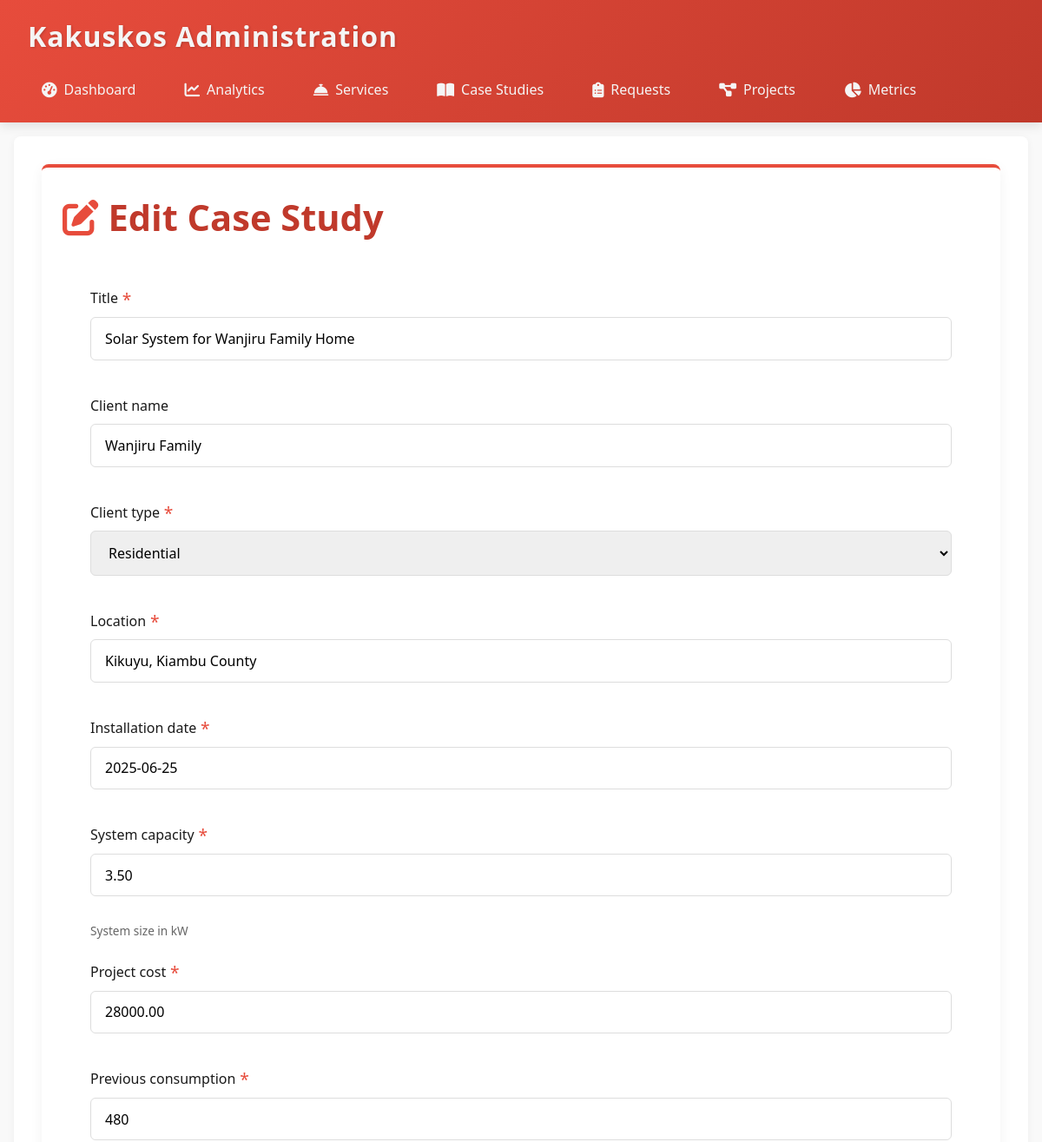
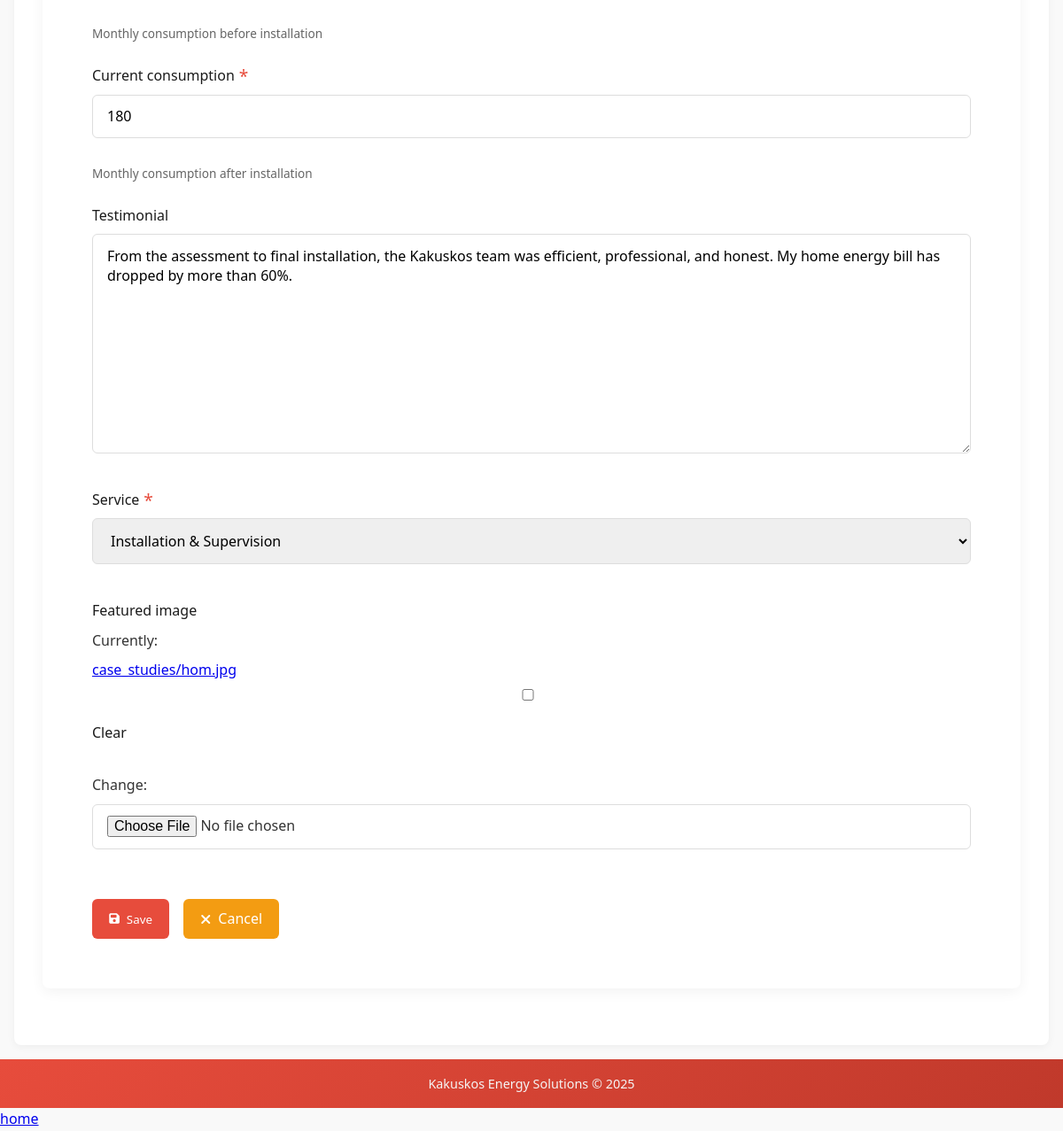
The page /adm/case-studies/edit/1/ (signed in) on the database its author committed (2 pictures, top to bottom).
### power/models.py (models this page shows, shortened)
class CaseStudy(models.Model):
    CLIENT_TYPES = [
        ("RES", "Residential"),
        ("COM", "Commercial"),
        ("IND", "Industrial"),
    ]
    title = models.CharField(max_length=200)
    client_name = models.CharField(max_length=100, blank=True)
    client_type = models.CharField(max_length=3, choices=CLIENT_TYPES)
    location = models.CharField(max_length=100)
    installation_date = models.DateField()
    system_capacity = models.DecimalField(
        max_digits=6, decimal_places=2, help_text="System size in kW"
    )
    project_cost = models.DecimalField(
        max_digits=10, decimal_places=2, validators=[MinValueValidator(0)]
    )
    previous_consumption = models.PositiveIntegerField(
        help_text="Monthly consumption before installation"
    )
    current_consumption = models.PositiveIntegerField(
        help_text="Monthly consumption after installation"
    )
    testimonial = models.TextField(blank=True)
    service = models.ForeignKey(
        Service, on_delete=models.CASCADE, related_name="case_studies"
    )
    featured_image = models.ImageField(upload_to="case_studies/", blank=True)

### power/views.py (the view)
# urls.py: path('adm/case-studies/edit/<int:pk>/', views.edit_case_study, name='edit_case_study'),
@login_required
def edit_case_study(request, pk):
    case_study = get_object_or_404(CaseStudy, pk=pk)
    if request.method == "POST":
        form = CaseStudyForm(request.POST, request.FILES, instance=case_study)
        if form.is_valid():
            form.save()
            AdminLog.objects.create(
                admin_user=request.user.username,
                action="EDIT",
                details=f"Edited case study: {case_study.title}",
            )
            return redirect("case_study_list")
    else:
        form = CaseStudyForm(instance=case_study)
    return render(
        request,
        "admin/edit_case_study.html",
        {"form": form, "title": "Edit Case Study"},
    )

### power/forms.py
class CaseStudyForm(forms.ModelForm):
    class Meta:
        model = CaseStudy
        fields = '__all__'

### power/models.py (called while the page is built)
    def __str__(self):
        return self.title

### power/templates/admin/edit_case_study.html (shortened to what this page needs)
{% extends "adbase.html" %}
{% block content %}
<div class="card">
    <div class="card-header">
        <h1><i class="fas fa-edit text-primary"></i> {{ title }}</h1>
    </div>
    <div class="form-container">
        <form method="post" enctype="multipart/form-data" class="prosperity-form">
            {% for field in form %}
            <div class="form-group {% if field.errors %}has-error{% endif %}">
                <label for="{{ field.id_for_label }}">
                    {{ field.label }}
                    {% if field.field.required %}<span class="required">*</span>{% endif %}
                </label>
                {{ field }}
                {% if field.help_text %}
                <div class="help-text">{{ field.help_text }}</div>
                {% endif %}
            </div>
            {% endfor %}
            <div class="form-actions">
                <button type="submit" class="btn btn-primary">
                    <i class="fas fa-save"></i> Save
                </button>
                <a href="{{ request.META.HTTP_REFERER|default:'javascript:history.back()' }}" class="btn btn-secondary">
                    <i class="fas fa-times"></i> Cancel
                </a>
            </div>
        </form>
    </div>
</div>
{% endblock %}

### power/templates/adbase.html (style rules this page uses)
:root { --primary: #E74C3C; --primary-dark: #C0392B; --secondary: #F39C12; --accent: #27AE60; --light: #FDEBD0; --dark: #1A1A1A; --success: #2ECC71; --warning: #F1C40F; --error: #E74C3C; --text: #333; --text-light: #F5F5F5; }
* { margin: 0; padding: 0; box-sizing: border-box; font-family: 'Segoe UI', Tahoma, Geneva, Verdana, sans-serif; }
body { background-color: #F9F9F9; color: var(--text); line-height: 1.6; min-height: 100vh; display: flex; flex-direction: column; }
.card { background: white; border-radius: 8px; box-shadow: 0 4px 15px rgba(0, 0, 0, 0.05); padding: 1.5rem; margin-bottom: 2rem; border-top: 4px solid var(--primary); }
.card-header { font-size: 1.3rem; font-weight: 600; margin-bottom: 1rem; color: var(--primary-dark); display: flex; align-items: center; justify-content: space-between; }
.btn { display: inline-flex; align-items: center; justify-content: center; padding: 0.6rem 1.2rem; border-radius: 6px; font-weight: 500; text-decoration: none; transition: all 0.3s ease; border: none; cursor: pointer; gap: 0.5rem; }
.btn-primary { background-color: var(--primary); color: white; }
.btn-secondary { background-color: var(--secondary); color: white; }
input, select, textarea { width: 100%; padding: 0.8rem 1rem; border: 1px solid #ddd; border-radius: 6px; margin-bottom: 1rem; transition: all 0.3s ease; }
.text-primary { color: var(--primary); }

### power/templates/admin/edit_case_study.html (style rules this page uses)
.form-container { padding: 2rem; }
.prosperity-form { display: flex; flex-direction: column; gap: 1.5rem; }
.form-group { display: flex; flex-direction: column; gap: 0.5rem; }
.form-group label { font-weight: 500; color: var(--dark); display: flex; align-items: center; gap: 0.3rem; }
.required { color: var(--error); font-size: 1.2rem; line-height: 1; }
.prosperity-form input:not([type="checkbox"]):not([type="radio"]), .prosperity-form select, .prosperity-form textarea { padding: 0.8rem 1rem; border: 1px solid #ddd; border-radius: 6px; font-size: 1rem; transition: all 0.3s ease; }
.prosperity-form textarea { min-height: 120px; resize: vertical; }
.help-text { font-size: 0.85rem; color: #666; margin-top: 0.3rem; }
.form-actions { display: flex; gap: 1rem; margin-top: 1rem; flex-wrap: wrap; }
.prosperity-form input[type="checkbox"], .prosperity-form input[type="radio"] { width: auto; margin-right: 0.5rem; }
.prosperity-form input[type="file"] { border: none; padding: 0.5rem 0; }

### rows shown on the page
CaseStudy: form "Solar System for Wanjiru Family Home" "Wanjiru Family" "Residential" "Kikuyu, Kiambu County" "2025-06-25" "3.50" "28000.00" "480" "180" "From the assessment to final installation, the Kakuskos team was efficient, professional, and honest. My home energy bill has dropped by more than 60%." "Installation & Supervision"

### other values the page prints
{{ title }} "Edit Case Study"
{{ field.label }} "Title" "Client name" "Client type" "Location" "Installation date" "System capacity" "Project cost" "Previous consumption" "Current consumption" "Testimonial" "Service" "Featured image"
{{ field.help_text }} "System size in kW" "Monthly consumption before installation" "Monthly consumption after installation"
